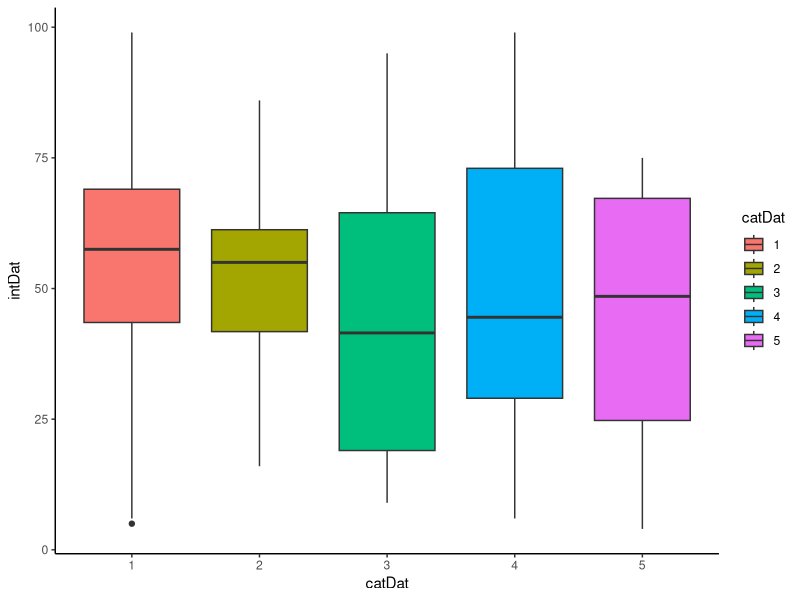
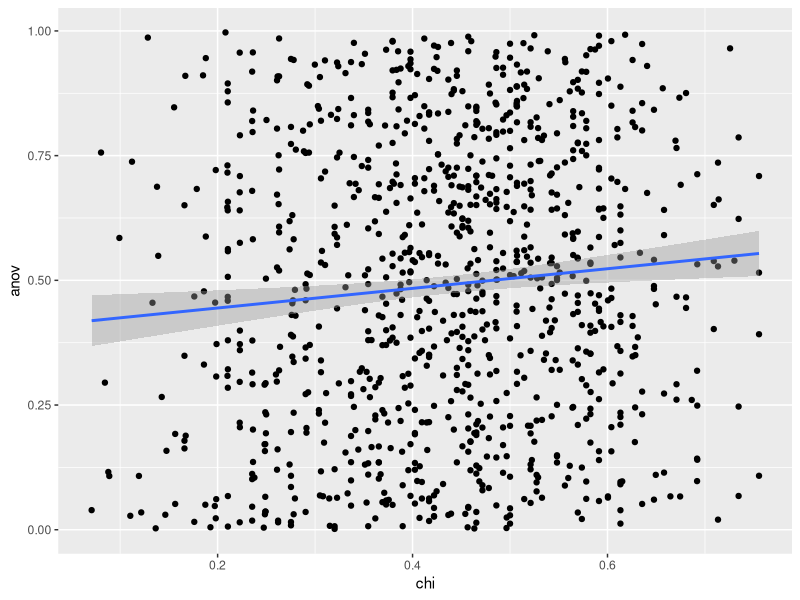
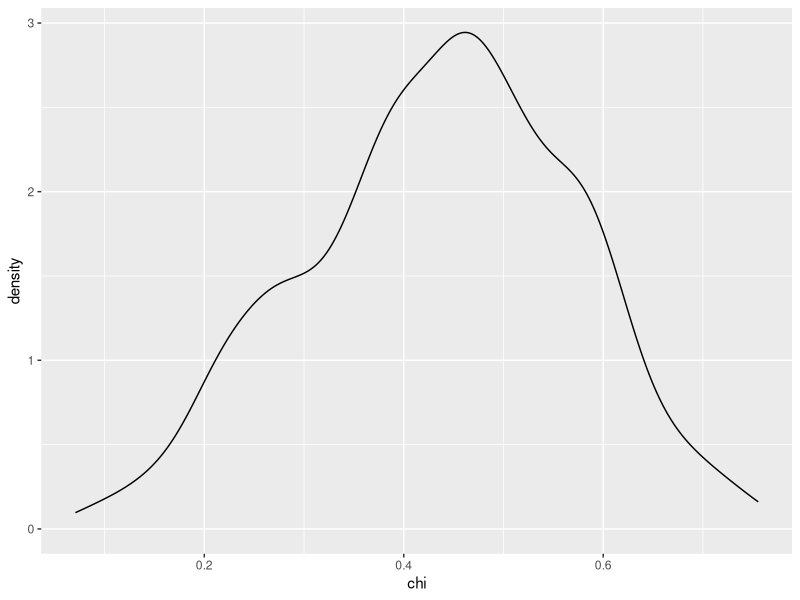
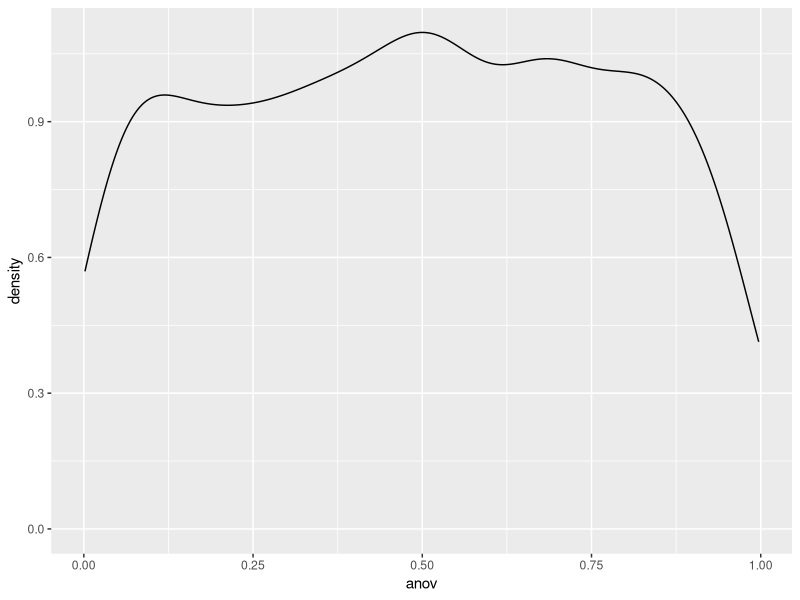
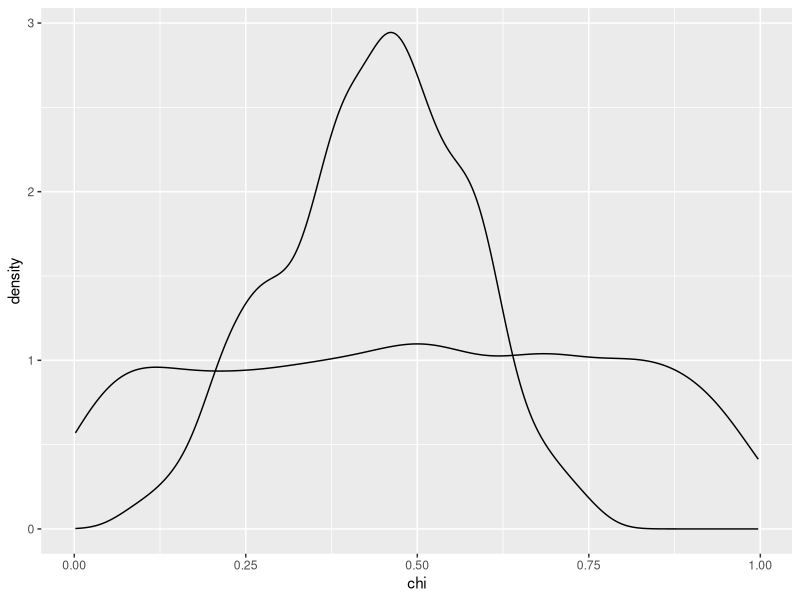
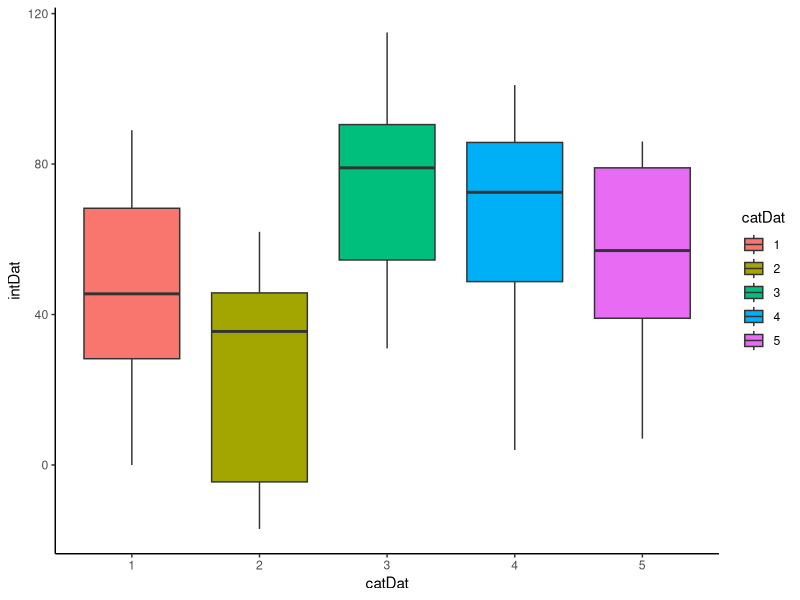
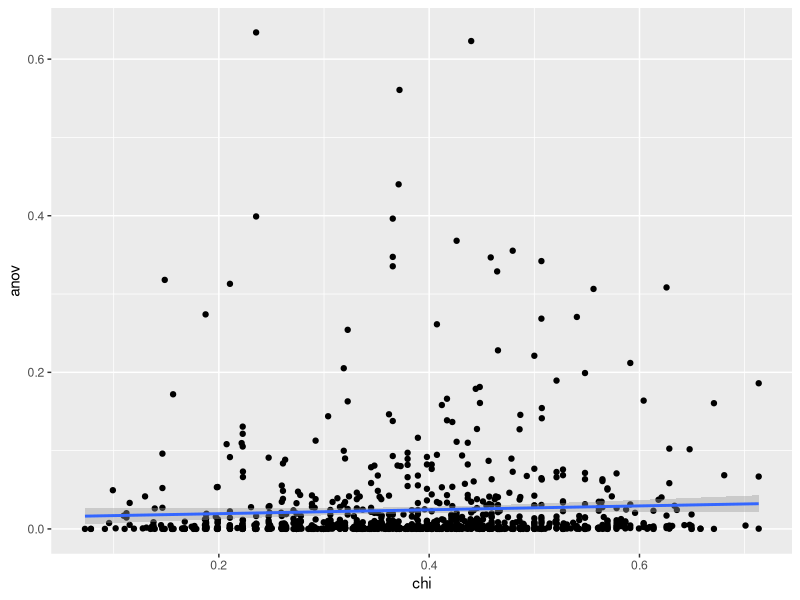
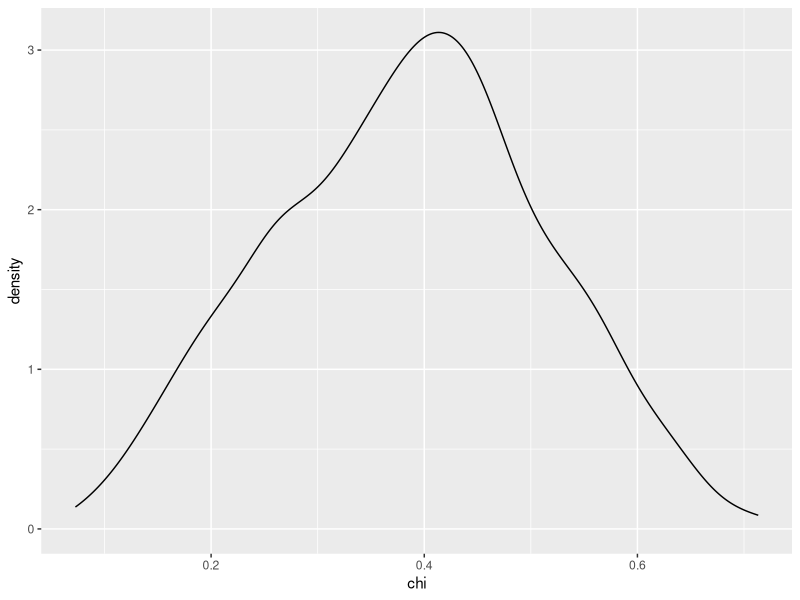

Here is the R script that generated these plots, in order:
## ---- chunk 1
library(ggplot2)

CHIANOVA <- function(ngroups = 5, pergroup = 12, plot = F){
  intDat <- round(runif((ngroups*pergroup),1,100))
  catDat <- factor(rep(1:ngroups,(60/5)))
  
  df <- data.frame(intDat,catDat)
  t <- xtabs(~intDat + catDat, data = df)
  ch <- chisq.test(t)
  
  m <- aov(intDat ~ catDat, data = df)
  sm <- summary(m)
    if (plot){
    print(ggplot(df, aes(x = catDat, y = intDat)) + geom_boxplot(aes(fill = catDat)) + theme_classic())
  }
  return(list(chi = ch$p.value, anov = sm[[1]][["Pr(>F)"]][1]))
}
## ---- chunk 2
examp <- CHIANOVA(plot = T)
## ---- chunk 3
set.seed(123)
n <- 1000
ca <- data.frame(chi = 0, anov = 0)
for (i in 1:n){
  k <- CHIANOVA()
  ca <- rbind(ca,k)
}

ca <- ca[2:dim(ca)[1],]
head(ca)
## ---- chunk 4
ggplot(ca,aes(x = chi, y = anov)) + geom_point() + geom_smooth(method = "lm")
cor(ca)


## ---- chunk 5
chi_aov <- lm(anov~chi, data = ca)
summary(chi_aov)

## ---- chunk 6
#distribution of p-values density, makes sense that the p-values for anova are skewed because there's a clear effect.
ggplot(ca,aes(x = chi)) + geom_density()
ggplot(ca,aes(x = anov)) + geom_density()

ggplot(ca) + geom_density(aes(x = chi)) + geom_density(aes(x = anov))
## ---- chunk 7
CHIANOVA2 <- function(ngroups = 5, pergroup = 12, plot = F){
  intDat <- round(runif((ngroups*pergroup),1,100))
  catDat <- factor(rep(1:ngroups,(60/5)))

  
  df <- data.frame(intDat,catDat)
  
  #creating a relationship
  df[df$catDat == 1, "intDat"] <- df[df$catDat == 1,"intDat"] -5
  df[df$catDat == 2,"intDat"] <- df[df$catDat == 2,"intDat"] -25
  df[df$catDat == 3,"intDat"] <- df[df$catDat == 3,"intDat"] + 20 
  df[df$catDat == 4,"intDat"] <- df[df$catDat == 4,"intDat"] + 2
  
  t <- xtabs(~intDat + catDat, data = df)
  ch <- chisq.test(t)
  
  m <- aov(intDat ~ catDat, data = df)
  sm <- summary(m)
  if (plot){
    print(ggplot(df, aes(x = catDat, y = intDat)) + geom_boxplot(aes(fill = catDat)) + theme_classic())
  }
  return(list(chi = ch$p.value, anov = sm[[1]][["Pr(>F)"]][1]))
}
## ---- chunk 8
examp <- CHIANOVA2(plot = T)
## ---- chunk 9
set.seed(123)
n <- 1000
ca <- data.frame(chi = 0, anov = 0)
for (i in 1:n){
  k <- CHIANOVA2()
  ca <- rbind(ca,k)
}

ca <- ca[2:dim(ca)[1],]
head(ca)
## ---- chunk 10
ggplot(ca,aes(x = chi, y = anov)) + geom_point() + geom_smooth(method = "lm")
cor(ca)
## ---- chunk 11
chi_aov <- lm(anov~chi, data = ca)
summary(chi_aov)


#distribution of p-values density, makes sense that the p-values for anova are skewed because there's a clear effect.
ggplot(ca,aes(x = chi)) + geom_density()
ggplot(ca,aes(x = anov)) + geom_density()
ggplot(ca) + geom_density(aes(x = chi)) + geom_density(aes(x = anov))
## ---- chunk 12
#distribution of p-values density, makes sense that the p-values for anova are skewed because there's a clear effect.
ggplot(ca,aes(x = chi)) + geom_density()
ggplot(ca,aes(x = anov)) + geom_density()
